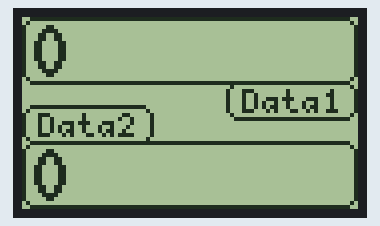
Recording of a sketch running on a simulated Arduino Uno, built with avr-gcc and run on an emulated ATmega328P. On the bench: 84×48 one-colour display.

Above: at 0.32 s.
At 5.38 s:
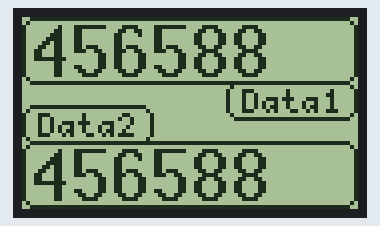
At 9.97 s:
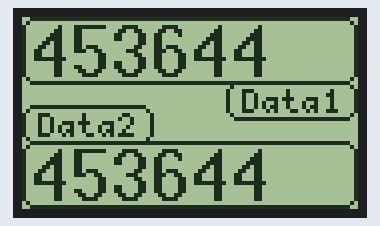
At 20.05 s:
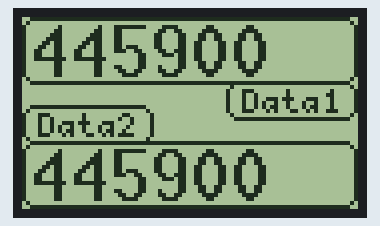
At 29.68 s:
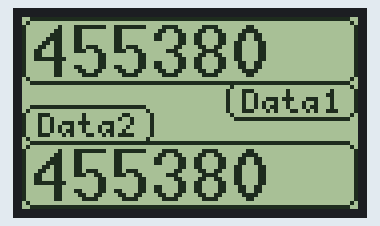
At 39.76 s:
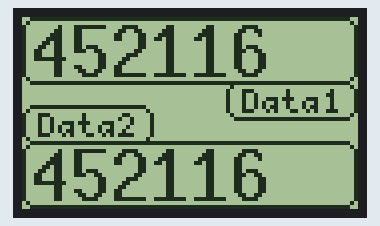

Measured:
- what the display in image 0 shows lasts 0.5 s, from 0.1 s to 0.6 s
- what the display in image 1 shows lasts 0.4 s, from 5.2 s to 5.6 s

The sketch:

Nokia_5110_U8Glib_pvz.ino
```cpp
#include "U8glib.h"

U8GLIB_PCD8544 u8g(13, 11, 10, 9, 8);    // SPI Com: SCK(CLK) = 13, MOSI(DIN) = 11, CS(CE) = 10, A0(DC) = 9, Reset(RST) = 8

void setup() {
}

void loop() {
  static unsigned long thisMicros = 0;
  static unsigned long lastMicros = 0;

  // picture loop
  u8g.firstPage();
  do {
    u8g.setContrast(128);
    u8g.drawRFrame(0, 0, 84, 17, 3);   //Data1 frame
    u8g.drawRFrame(51, 16, 33, 10, 3); //Data1 label frame
    u8g.drawRFrame(0, 22, 33, 10, 3);  //Data2 label frame
    u8g.drawRFrame(0, 31, 84, 17, 3);  //Data2 frame
    u8g.setFont(u8g_font_5x7);
    u8g.drawStr(55, 24, "Data1");
    u8g.drawStr(4, 30, "Data2");
    u8g.setFont(u8g_font_10x20);
    u8g.setPrintPos(2, 15);
    u8g.print(thisMicros - lastMicros);
    u8g.setPrintPos(2, 46);
    u8g.print(thisMicros - lastMicros);
  } while( u8g.nextPage() );

  lastMicros = thisMicros;
  thisMicros = micros();
  delay(250);
}
```
